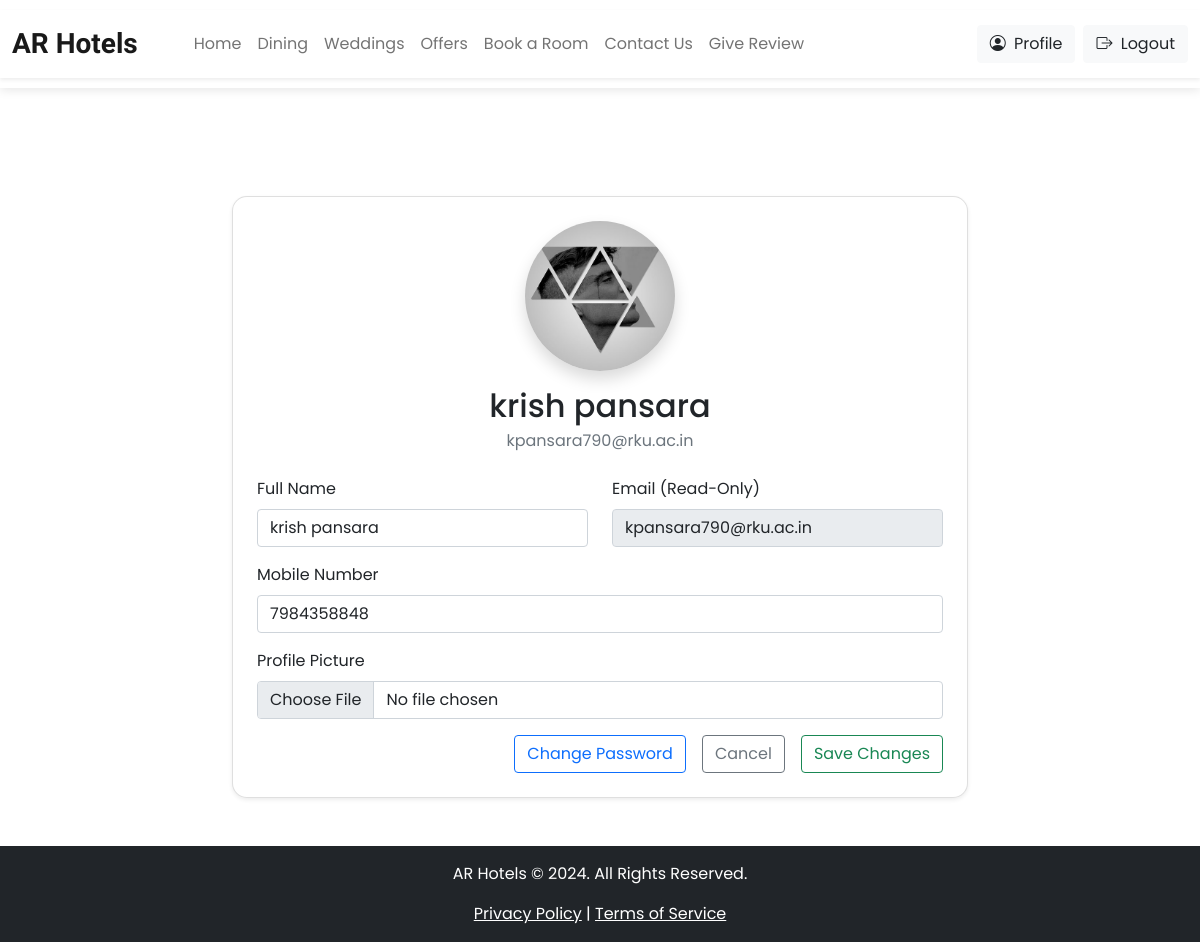
Page /user_profile.php (signed in) on the committed database.
### tables this page shows
CREATE TABLE `users` (
  `id` int(11) NOT NULL,
  `name` varchar(200) NOT NULL,
  `email` varchar(100) NOT NULL,
  `password` varchar(200) NOT NULL,
  `role` enum('admin','user') NOT NULL DEFAULT 'user',
  `email_verified` tinyint(4) NOT NULL DEFAULT 0,
  `verification_token` int(11) DEFAULT NULL,
  `created_at` timestamp NOT NULL DEFAULT current_timestamp(),
  `mobile_no` varchar(15) NOT NULL,
  `profile_picture` varchar(255) DEFAULT NULL
);

### user_profile.php (the view, shortened to what this page needs)
<?php
include 'Header.php';
$email = $_SESSION['userEmail'];
$q = "SELECT * FROM users WHERE email='$email'";
$result = $conn->query($q);
$row = mysqli_fetch_assoc($result);
?>
<div class="container py-5 mt-5">
    <div class="row justify-content-center">
        <div class="col-md-10 col-lg-8">
            <div class="card profile-card shadow-sm">
                <div class="card-body p-4">
                    <div class="text-center mb-4">
                        <img src="images/profile_picture/<?php echo (!empty($row['profile_picture']) ? $row['profile_picture'] : 'default.png'); ?>"
                            alt="Profile Picture" class="profile-image shadow mb-3" width="150" height="150">
                        <h2 class="mb-1"><?php echo $row['name']; ?></h2>
                        <p class="text-muted"><?php echo $row['email']; ?></p>
                    </div>
                    <form method="POST" action="" enctype="multipart/form-data">
                        <div class="row mb-3">
                            <div class="col-md-6">
                                <label for="fullName" class="form-label">Full Name</label>
                                <input type="text" class="form-control" id="fullName" name="fullname" value="<?php echo $row['name']; ?>" required>
                            </div>
                            <div class="col-md-6">
                                <label for="email" class="form-label">Email (Read-Only)</label>
                                <input type="email" class="form-control" id="email" value="<?php echo $row['email']; ?>" readonly>
                            </div>
                        </div>
                        <div class="mb-3">
                            <label for="mobile" class="form-label">Mobile Number</label>
                            <input type="text" class="form-control" id="mobile" name="mobile" value="<?php echo $row['mobile_no']; ?>" required>
                        </div>
                        <div class="mb-3">
                            <label for="profile_picture" class="form-label">Profile Picture</label>
                            <input type="file" class="form-control" id="profile_picture" name="profile_picture" accept="image/*">
                        </div>
                        <div class="d-grid gap-2 d-md-flex justify-content-md-end">
                            <a href="change_password.php" class="btn btn-outline-primary me-md-2">Change Password</a>
                            <button type="button" class="btn btn-outline-secondary me-md-2" onclick="window.location.href='user_view_profile.php';">Cancel</button>
                            <button type="submit" class="btn btn-outline-success" name="update_btn" onclick="window.location.href='user_view_profile.php';">Save Changes</button>
                        </div>
                    </form>
                </div>
            </div>
        </div>
    </div>
</div>
<?php include 'footer.php'; ?>

### Header.php (style rules this page uses)
* { font-family: 'Poppins', sans-serif; }
body { padding-top: 100px; }

### user_profile.php (style rules this page uses)
.profile-image { object-fit: cover; border-radius: 50%; }
.profile-card { border-radius: 15px; }

### rows in the picture
users: profile_picture (picture), name "krish pansara", email "kpansara790@rku.ac.in", fullname "krish pansara", mobile "7984358848"
